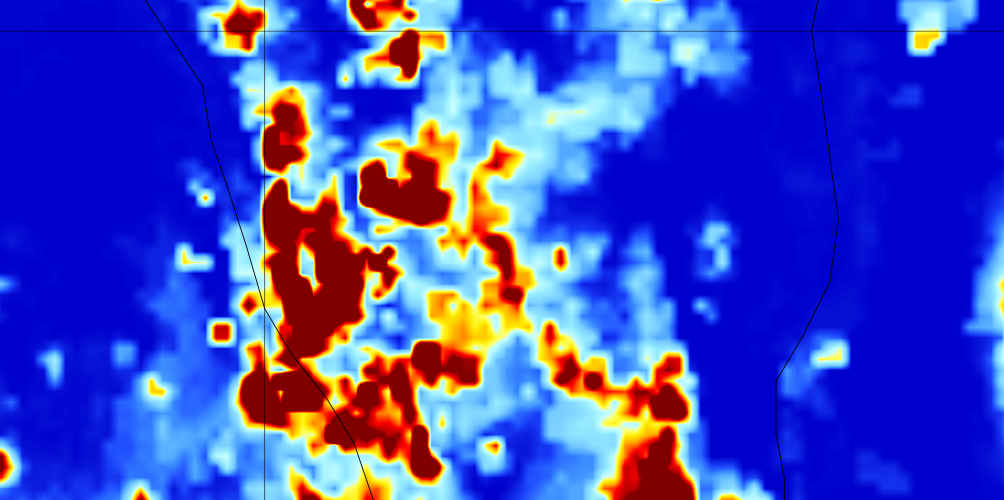
#> input picture satellite_images/Bangalore_May.png, 2008 x 1000 px, found by its file name (shown at 1/2 size); its folder holds 4 pictures in this run
$ python cnn_lstm_rf.py
#> lines starting #> are read from the running program, lines starting #| are printed output that depends on the picture
"""
Flood & Landslide Prediction  —  CNN (2D real images) → LSTM → Random Forest
=============================================================================

Pipeline
────────
Real satellite images (15 images: 5 cities × 3 months)
        ↓  resize to 64×64 RGB, augment to 1000 samples
  CNN 2D  (vectorised im2col convolution — fast NumPy)
  • Block 1 : Conv2D(3→8,  3×3) + ReLU + MaxPool2×2
  • Block 2 : Conv2D(8→16, 3×3) + ReLU + MaxPool2×2
  • Block 3 : Conv2D(16→32,3×3) + ReLU + GlobalAvgPool
  • Output  : 32-dim spatial embedding per image
        ↓
  Per city: sequence of 3 CNN embeddings (May → June → July)
        ↓
  LSTM (hidden=64)
  • Learns how spatial flood signature evolves through monsoon
  • Output: 64-dim temporal context vector
        ↓
  + 36 image statistics (RGB mean/std/max, NDWI proxy, month deltas)
        ↓
  Fused 100-dim feature vector
        ↓
  Random Forest (500 trees) — 3 classifiers:
    combined_rf   → Safe / Unsafe
    flood_rf      → flood risk probability
    landslide_rf  → landslide risk probability
"""

import os, pickle
import numpy as np
from numpy.lib.stride_tricks import as_strided
from PIL import Image
from sklearn.ensemble import RandomForestClassifier
from sklearn.metrics import (classification_report, confusion_matrix,
                              roc_auc_score)

RNG       = np.random.default_rng(42)
IMG_DIR   = ("/home/claude/project/Flood and landside Prediction"
             "/Code/satellite_images/")
IMG_SIZE  = 64
CNN_OUT   = 32
LSTM_H    = 64
N_AUG     = 200          # augmented samples per city → 5×200 = 1000 total
MONTHS    = ["May", "June", "July"]
CITIES    = ["Bangalore", "Chennai", "Delhi", "Kolkata", "Mumbai"]

# Flood / landslide risk per city (domain knowledge)
CITY_RISK = {
    "Bangalore": (0.45, 0.70),
    "Chennai":   (0.75, 0.35),
    "Delhi":     (0.40, 0.20),
    "Kolkata":   (0.80, 0.30),
    "Mumbai":    (0.90, 0.40),
}

RF_PARAMS = dict(n_estimators=500, max_depth=10, min_samples_leaf=2,
                 max_features="sqrt", class_weight="balanced",
                 random_state=42, n_jobs=-1)

# ─────────────────────────────────────────────────────────────────────────────
# ACTIVATIONS
# ─────────────────────────────────────────────────────────────────────────────
def relu(x):    return np.maximum(0, x)
def sigmoid(x): return 1.0 / (1.0 + np.exp(-np.clip(x, -50, 50)))
def tanh_(x):   return np.tanh(np.clip(x, -50, 50))


# ─────────────────────────────────────────────────────────────────────────────
# FAST CONV2D  (im2col via as_strided)
# ─────────────────────────────────────────────────────────────────────────────

# [25 lines left out: functions conv2d, maxpool2, not called in this run]


def global_avg_pool(x):
    """(H, W, C) → (C,)"""
    return x.mean(axis=(0, 1))


# ─────────────────────────────────────────────────────────────────────────────
# CNN 2D  —  processes real satellite image pixels
# ─────────────────────────────────────────────────────────────────────────────

class CNN2D:
    """
    Input : (64, 64, 3) RGB image
    Block 1: Conv2D(3→8,  3×3) ReLU → MaxPool2×2   → (31, 31, 8)
    Block 2: Conv2D(8→16, 3×3) ReLU → MaxPool2×2   → (14, 14, 16)
    Block 3: Conv2D(16→32,3×3) ReLU → GlobalAvgPool → (32,)
    """
    # [14 lines left out: functions __init__, forward, not called in this run]


# ─────────────────────────────────────────────────────────────────────────────
# LSTM  —  processes sequence of CNN embeddings (May→June→July)
# ─────────────────────────────────────────────────────────────────────────────

class LSTMCell:
    # [52 lines left out: functions __init__, forward, image_stats, not called in this run]


# ─────────────────────────────────────────────────────────────────────────────
# IMAGE LOADING & AUGMENTATION
# ─────────────────────────────────────────────────────────────────────────────

def load_image(city, month):
#> called with city = 'Bangalore', month = 'May'
    path = os.path.join(IMG_DIR, f"{city}_{month}.png")
    img  = Image.open(path).convert("RGB").resize(
               (IMG_SIZE, IMG_SIZE), Image.BILINEAR)
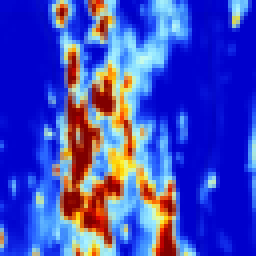
#> img: PIL image 64x64 RGB (shown 4 times larger); mean R, G, B 65.2, 72.5, 190.8
    return np.array(img, np.float32) / 255.0


# [11 lines left out: function augment, not called in this run]


# ─────────────────────────────────────────────────────────────────────────────
# MAIN MODEL
# ─────────────────────────────────────────────────────────────────────────────

class SatelliteCNNLSTMRF:
    """
    Real satellite images → CNN2D → LSTM → Random Forest.
    Three RF classifiers: combined (Safe/Unsafe), flood, landslide.
    """

    # [16 lines left out: functions __init__, _embed, not called in this run]

    def _matrix(self, samples):
        return np.stack([self._embed(s["imgs"]) for s in samples])

    def _norm_fit(self, F):
        self.feat_mean = F.mean(0);  self.feat_std = F.std(0) + 1e-8
        return (F - self.feat_mean) / self.feat_std

    def _norm(self, F):
        return (F - self.feat_mean) / self.feat_std

    # [10 lines left out: function fit, not called in this run]

    def predict(self, samples):
        return self.combined_rf.predict(self._norm(self._matrix(samples)))

    def predict_proba(self, samples):
        return self.combined_rf.predict_proba(self._norm(self._matrix(samples)))

    # [31 lines left out: functions predict_risk_scores, feature_importances, predict_flat, not called in this run]


# ─────────────────────────────────────────────────────────────────────────────
# DATASET
# ─────────────────────────────────────────────────────────────────────────────

def build_dataset():
    print("  Loading real satellite images …")
    real = {city: [load_image(city, m) for m in MONTHS] for city in CITIES}
#> call 2 of load_image, with city = 'Bangalore', month = 'June'
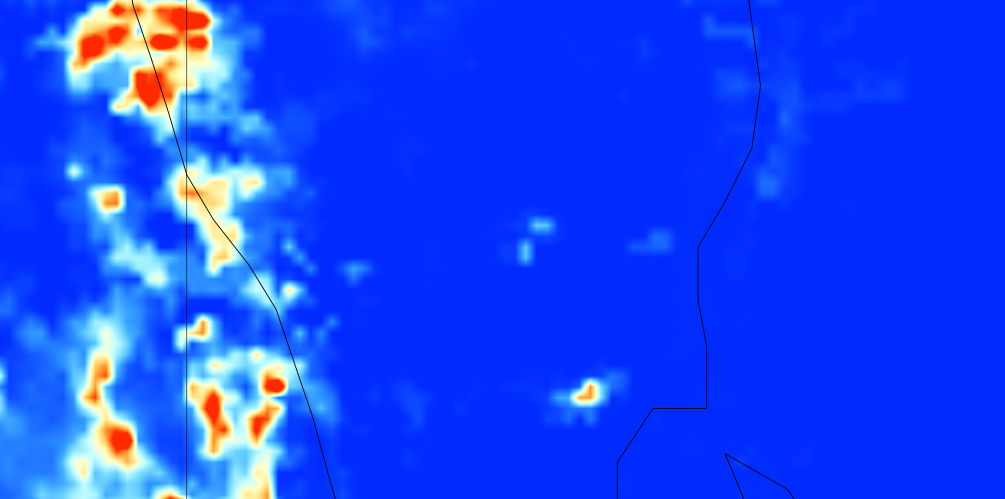
#> input picture satellite_images/Bangalore_June.png, 2010 x 998 px, found by its file name (shown at 1/2 size)
#> in load_image (call 2), `img  = Image.open(path).convert("RGB").resize( (IMG_SIZE, IMG_SIZE), I..`:
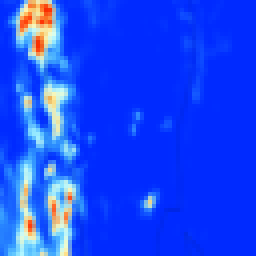
#> img: PIL image 64x64 RGB (shown 4 times larger); mean R, G, B 25, 71.3, 248
#> call 3 of load_image, with city = 'Bangalore', month = 'July'
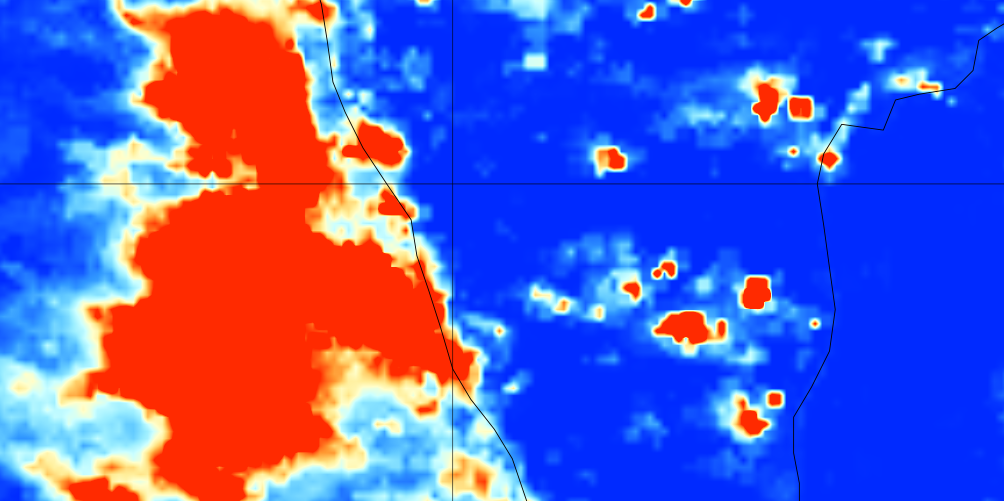
#> input picture satellite_images/Bangalore_July.png, 2008 x 1002 px, found by its file name (shown at 1/2 size)
#> in load_image (call 3), `img  = Image.open(path).convert("RGB").resize( (IMG_SIZE, IMG_SIZE), I..`:
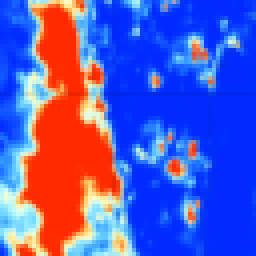
#> img: PIL image 64x64 RGB (shown 4 times larger); mean R, G, B 91.8, 89.7, 194.7
    for city in CITIES:
        print(f"    {city}: {[im.shape for im in real[city]]}")

    samples, y, yf, yl = [], [], [], []
    for city in CITIES:
        base_f, base_l = CITY_RISK[city]
        for _ in range(N_AUG):
            aug = [augment(real[city][mi], RNG) for mi in range(3)]
            f_s = float(np.clip(base_f + RNG.normal(0, 0.08), 0, 1))
            l_s = float(np.clip(base_l + RNG.normal(0, 0.08), 0, 1))
            fl  = int(f_s > 0.45);  ll = int(l_s > 0.45)
            samples.append({"imgs": aug, "city": city})
            y.append(max(fl, ll));  yf.append(fl);  yl.append(ll)

    return samples, np.array(y), np.array(yf), np.array(yl)


# ─────────────────────────────────────────────────────────────────────────────
# MAIN
# ─────────────────────────────────────────────────────────────────────────────

if __name__ == "__main__":
    print("=" * 65)
    print("  Satellite CNN (2D real images) → LSTM → Random Forest")
    print("  Flood & Landslide Prediction System")
    print("=" * 65)

    print("\n[1/4] Building dataset …")
#> (the run stopped early here; a loop or call above may not have finished)
